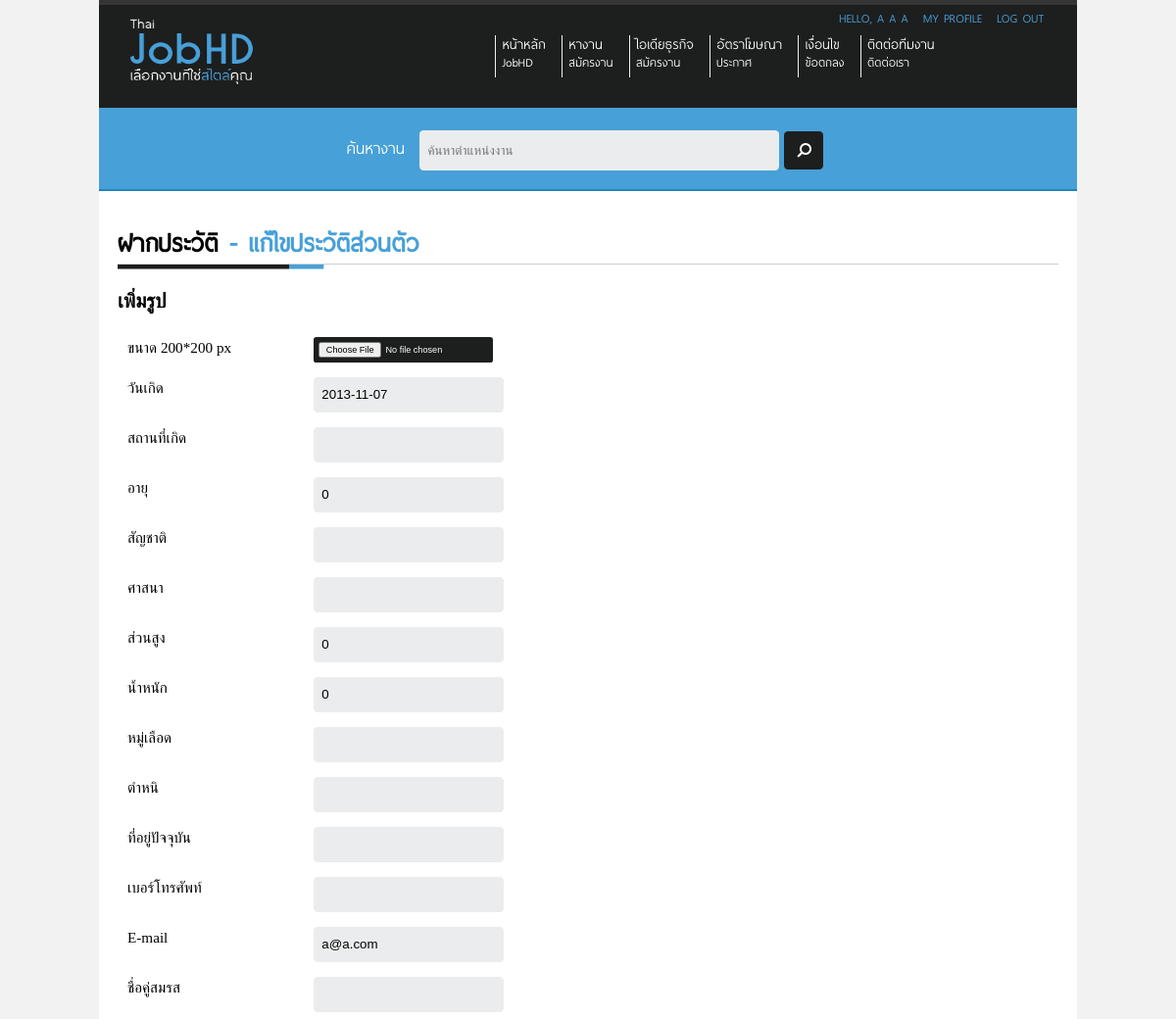
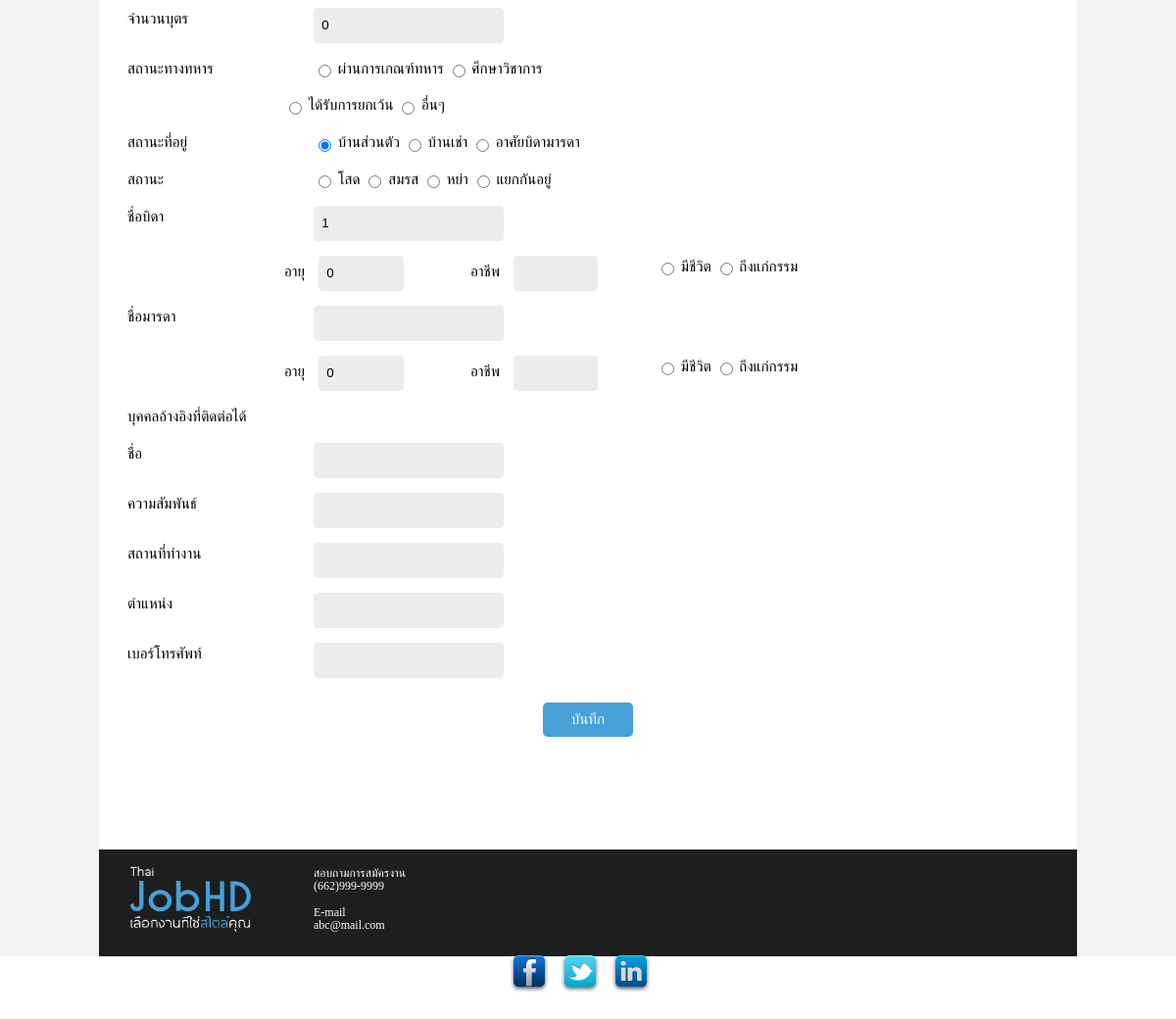
Screenshot of /Site/edit-profile.php (signed in) with the database file from the repository (2 pictures, top to bottom).
### tables this page shows
CREATE TABLE IF NOT EXISTS `buildthedot_thaijobhd_user_account` (
  `id` int(11) NOT NULL AUTO_INCREMENT,
  `email` varchar(200) NOT NULL,
  `password` varchar(250) NOT NULL,
  `firstname` varchar(200) NOT NULL,
  `midname` varchar(200) NOT NULL,
  `lastname` varchar(200) NOT NULL,
  `profile_picture` varchar(200) NOT NULL,
  `job_id` int(40) NOT NULL,
  `job_status` varchar(100) NOT NULL,
  `admin_status` int(1) NOT NULL,
  `birthdate` date NOT NULL,
  `place_of_birth` varchar(200) NOT NULL,
  `age` int(10) NOT NULL,
  `nationality` varchar(100) NOT NULL,
  `religion` varchar(100) NOT NULL,
  `height` int(10) NOT NULL,
  `weight` int(10) NOT NULL,
  `blood` varchar(10) NOT NULL,
  `lesion` varchar(100) NOT NULL,
  `current_address` varchar(250) NOT NULL,
  `phone_number` varchar(100) NOT NULL,
  `relationship_status` varchar(100) NOT NULL,
  `pouse_name` varchar(100) NOT NULL,
  `number_of_children` int(10) NOT NULL,
  `military_status` varchar(100) NOT NULL,
  `current_address_status` varchar(20) NOT NULL,
  `father_name` varchar(100) NOT NULL,
  `father_age` int(10) NOT NULL,
  `father_career` varchar(100) NOT NULL,
  `father_live_status` varchar(10) NOT NULL,
  `mother_name` varchar(100) NOT NULL,
  `mother_age` int(10) NOT NULL,
  `mother_career` varchar(100) NOT NULL,
  `mother_live_status` varchar(10) NOT NULL,
  PRIMARY KEY (`id`),
  UNIQUE KEY `email` (`email`)
);

### Site/edit-profile.php (the view, shortened to what this page needs)
<?php
$rootpath = "./";
include ($rootpath . "include/header.php");
include ($rootpath . "include/top-menu.php");
include ($rootpath . "include/search-bar.php");
if($_SESSION["userid"] == "" || (!(isset($_SESSION["userid"])))) {
	header("location: ".$rootpath."login.php");
}
else{
	$sql_user="
		SELECT *
		FROM  `buildthedot_thaijobhd_user_account`
		WHERE `id` = '".$_SESSION["userid"]."' ;
	";
	$result_user = @mysql_query($sql_user);
	if($rs_user = @mysql_fetch_array($result_user)){
?>
		<div id="wrapper">
			<div id="content" class="container_12">
				<div id="content-profile">
					<div id="head-title">
						<h1>ฝากประวัติ <span class="text-blue">-  แก้ไขประวัติส่วนตัว</span></h1>
					</div>
					<form id="edit_profile_form" name="edit_profile_form" action="<?php echo $rootpath; ?>include/module/edit-profile-process.php" method="POST" enctype="multipart/form-data">
						<h2 class="grid_">เพิ่มรูป </h2>
						<br class="clear"/>
						<p class="grid_2">
							ขนาด 200*200 px
						</p>
						<p class="grid_8">
							<input class="button black round" type="file" name="profile_picture" />
						</p>
						<br class="clear"/>
						<p class="grid_2">
							วันเกิด
						</p>
						<p class="grid_8">
							<input type="text" id="birthdate" name ="birthdate" class="round" value="<?php echo $rs_user["birthdate"]; ?>" />
						</p>
						<br class="clear"/>
						<p class="grid_2">
							สถานที่เกิด
						</p>
						<p class="grid_8">
							<input type="text" id="place_of_birth" name ="place_of_birth" class="round" value="<?php echo $rs_user["place_of_birth"]; ?>" />
						</p>
						<br class="clear"/>
						<p class="grid_2">
							อายุ
						</p>
						<p class="grid_8">
							<input type="text" id="age" name ="age" class="round" value="<?php echo $rs_user["age"]; ?>" onkeypress='validate_number(event)' />
						</p>
						<br class="clear"/>
						<p class="grid_2">
							สัญชาติ
						</p>
						<p class="grid_8">
							<input type="text" id="nationality" name ="nationality" class="round" value="<?php echo $rs_user["nationality"]; ?>" />
						</p>
						<br class="clear"/>
						<p class="grid_2">
							ศาสนา
						</p>
						<p class="grid_8">
							<input type="text" id="religion" name ="religion" class="round" value="<?php echo $rs_user["religion"]; ?>" />
						</p>
						<br class="clear"/>
						<p class="grid_2">
							ส่วนสูง
						</p>
						<p class="grid_8">
							<input type="text" id="height" name ="height" class="round" value="<?php echo $rs_user["height"]; ?>" onkeypress='validate_number(event)' />
						</p>
						<br class="clear"/>
						<p class="grid_2">
							น้ำหนัก
						</p>
						<p class="grid_8">
							<input type="text" id="weight" name ="weight" class="round" value="<?php echo $rs_user["weight"]; ?>" onkeypress='validate_number(event)' />
						</p>
						<br class="clear"/>
						<p class="grid_2">
							หมู่เลือด
						</p>
						<p class="grid_8">
							<input type="text" id="blood" name ="blood" class="round" value="<?php echo $rs_user["blood"]; ?>" />
						</p>
						<br class="clear"/>
						<p class="grid_2">
							ตำหนิ
						</p>
						<p class="grid_8">
							<input type="text" id="lesion" name ="lesion" class="round" value="<?php echo $rs_user["lesion"]; ?>" />
						</p>
						<br class="clear"/>
						<p class="grid_2">
							ที่อยู่ปัจจุบัน
						</p>
						<p class="grid_8">
							<input type="text" id="current_address" name ="current_address" class="round" value="<?php echo $rs_user["current_address"]; ?>" />
						</p>
						<br class="clear"/>
						<p class="grid_2">
							เบอร์โทรศัพท์
						</p>
						<p class="grid_8">
							<input type="text" id="phone_number" name ="phone_number" class="round" value="<?php echo $rs_user["phone_number"]; ?>" onkeypress="validate_phone_number(event); " />
						</p>
						<br class="clear"/>
						<p class="grid_2">
							E-mail
						</p>
						<p class="grid_8">
							<input type="text" id="email" name ="email" class="round" value="<?php echo $rs_user["email"]; ?>" disable="disable" />
						</p>
						<br class="clear"/>
						<p class="grid_2">
							ชื่อคู่สมรส
						</p>
						<p class="grid_8">
							<input type="text" id="pouse_name" name ="pouse_name" class="round" value="<?php echo $rs_user["pouse_name"]; ?>" />
						</p>
						<br class="clear"/>
						<p class="grid_2">
							จำนวนบุตร
						</p>
						<p class="grid_8">
							<input type="text" id="number_of_children" name ="number_of_children" class="round" onkeypress="validate_number(event);" value="<?php echo $rs_user["number_of_children"]; ?>" />
						</p>
						<br class="clear"/>
						<p class="grid_2">
							สถานะทางทหาร
						</p>
						<p class="grid_4 ">
							<label for="military_status1" class="alt-label">
								<input type="radio" id="military_status1" name="military_status" value="pass_commandeering_soldier" <?php
									if($rs_user["military_status"]=="pass_commandeering_soldier"){
										?>checked="checked"<?php
									}
								?> />
								ผ่านการเกณฑ์ทหาร
							</label>
							<label for="military_status2" class="alt-label">
								<input type="radio" id="military_status2" name="military_status" value="study_education" <?php
									if($rs_user["military_status"]=="study_education"){
										?>checked="checked"<?php
									}
								?> />
								ศึกษาวิชาการ
							</label>
						</p>
						<br class="clear"/>
						<p class="grid_4 prefix_2">
							<label for="military_status3" class="alt-label">
								<input type="radio" id="military_status3" name="military_status" value="exempt" <?php
									if($rs_user["military_status"]=="exempt"){
										?>checked="checked"<?php
									}
								?> />
								ได้รับการยกเว้น
							</label>
							<label for="military_status4" class="alt-label">
								<input type="radio" id="military_status4" name="military_status" value="other" <?php
									if($rs_user["military_status"]=="other"){
										?>checked="checked"<?php
									}
								?> />
								อื่นๆ
							</label>
						</p>
						<br class="clear"/>
						<p class="grid_2">
							สถานะที่อยู่
						</p>
						<p class="grid_8">
							<label for="current_address_status1" class="alt-label">
								<input type="radio" id="current_address_status1" name="current_address_status" checked="checked" value="home" <?php
									if($rs_user["current_address_status"]=="home"){
										?>checked="checked"<?php
									}
								?> />
								บ้านส่วนตัว </label>
							<label for="current_address_status2" class="alt-label">
								<input type="radio" id="current_address_status2" name="current_address_status" value="rent" <?php
									if($rs_user["current_address_status"]=="rent"){
										?>checked="checked"<?php
									}
								?> />
								บ้านเช่า </label>
							<label for="current_address_status3" class="alt-label">
								<input type="radio" id="current_address_status3" name="current_address_status" value="live_with_parent" <?php
									if($rs_user["current_address_status"]=="live_with_parent"){
										?>checked="checked"<?php
									}
								?> />
								อาศัยบิดามารดา </label>
						</p>
						<br class="clear"/>
						<p class="grid_2">
							สถานะ
						</p>
						<p class="grid_8">
							<label for="relationship_status1" class="alt-label">
								<input type="radio" id="relationship_status1" name="relationship_status" value="single" <?php
									if($rs_user["relationship_status"]=="single"){
										?>checked="checked"<?php
									}
								?> />
								โสด </label>
							<label for="relationship_status2" class="alt-label">
								<input type="radio" id="relationship_status2" name="relationship_status" value="marry" <?php
									if($rs_user["relationship_status"]=="marry"){
										?>checked="checked"<?php
									}
								?> />
								สมรส </label>
							<label for="relationship_status3" class="alt-label">
								<input type="radio" id="relationship_status3" name="relationship_status" value="divorce" <?php
									if($rs_user["relationship_status"]=="divorce"){
										?>checked="checked"<?php
									}
								?> />
								หย่า </label>
							<label for="relationship_status4" class="alt-label">
								<input type="radio" id="relationship_status4" name="relationship_status" value="separation" <?php
									if($rs_user["relationship_status"]=="separation"){
										?>checked="checked"<?php
									}
								?> />
								แยกกันอยู่ </label>
						</p>
						<br class="clear"/>
						<p class="grid_2">
							ชื่อบิดา
						</p>
						<p class="grid_2">
							<input type="text" id="father_name" name ="father_name" class="round" value="<?php echo $rs_user["father_name"]; ?>" />
						</p>
						<br class="clear"/>
						<p class="grid_2 prefix_2">
							อายุ
							<input type="text" id="father_age" name ="father_age" class="round input-small" onkeypress="validate_number(event);" value="<?php echo $rs_user["father_age"]; ?>" />
						</p>
						<p class="grid_2">
							อาชีพ
							<input type="text" id="father_career" name ="father_career" class="round input-small" value="<?php echo $rs_user["father_career"]; ?>" />
						</p>
						<p class="grid_4">
							<label for="father_live_status1" class="alt-label">
								<input type="radio" id="father_live_status1" name="father_live_status" value="live" <?php
									if($rs_user["father_live_status"]=="live"){
										?>checked="checked"<?php
									}
								?> />
								มีชีวิต </label>
							<label for="father_live_status2" class="alt-label">
								<input type="radio" id="father_live_status2" name="father_live_status" value="died" <?php
									if($rs_user["father_live_status"]=="died"){
										?>checked="checked"<?php
									}
								?> />
								ถึงแก่กรรม </label>
						</p>
						<br class="clear"/>
						<p class="grid_2">
							ชื่อมารดา
						</p>
						<p class="grid_2">
							<input type="text" id="mother_name" name ="mother_name" class="round" value="<?php echo $rs_user["mother_name"]; ?>" />
						</p>
						<br class="clear"/>
						<p class="grid_2 prefix_2">
							อายุ
							<input type="text" id="mother_age" name ="mother_age" class="round input-small" onkeypress="validate_number(event);" value="<?php echo $rs_user["mother_age"]; ?>" />
						</p>
						<p class="grid_2">
							อาชีพ
							<input type="text" id="mother_career" name ="mother_career" class="round input-small" value="<?php echo $rs_user["mother_career"]; ?>" />
						</p>
						<p class="grid_4">
							<label for="mother_live_status1" class="alt-label">
								<input type="radio" id="mother_live_status1" name="mother_live_status" value="live" <?php
									if($rs_user["mother_live_status"]=="live"){
										?>checked="checked"<?php
									}
								?> />
								มีชีวิต </label>
							<label for="mother_live_status2" class="alt-label">
								<input type="radio" id="mother_live_status2" name="mother_live_status" value="died" <?php
									if($rs_user["mother_live_status"]=="died"){
										?>checked="checked"<?php
									}
								?> />
								ถึงแก่กรรม </label>
						</p>
						<br class="clear"/>
<?php
						$rs_user_ref="
							SELECT *
							FROM  `buildthedot_thaijobhd_user_account_reference_contacts`
							WHERE `user_account_id` = '".$_SESSION["userid"]."' ;
						";
						$result_user_ref = @mysql_query($rs_user_ref);
						$rs_user_ref = @mysql_fetch_array($result_user_ref)
?>
						<p class="grid_4">
							บุคคลอ้างอิงที่ติดต่อได้
						</p>
						<br class="clear"/>
						<p class="grid_2">
							ชื่อ
						</p>
						<p class="grid_2">
							<input type="text" id="ref_name" name ="ref_name" class="round" value="<?php echo $$rs_user_ref["name"]; ?>" />
						</p>
						<br class="clear"/>
						<p class="grid_2">
							ความสัมพันธ์
						</p>
						<p class="grid_2">
							<input type="text" id="ref_relationship" name ="ref_relationship" class="round" value="<?php echo $$rs_user_ref["relationship"]; ?>" />
						</p>
						<br class="clear"/>
						<p class="grid_2">
							สถานที่ทำงาน
						</p>
						<p class="grid_2">
							<input type="text" id="ref_workplace" name ="ref_workplace" class="round" value="<?php echo $$rs_user_ref["workplace"]; ?>" />
						</p>
						<br class="clear"/>
						<p class="grid_2">
							ตำแหน่ง
						</p>
						<p class="grid_2">
							<input type="text" id="ref_position" name ="ref_position" class="round" value="<?php echo $$rs_user_ref["position"]; ?>" />
						</p>
						<br class="clear"/>
						<p class="grid_2">
							เบอร์โทรศัพท์
						</p>
						<p class="grid_2">
							<input type="text" id="ref_phone_number" name ="ref_phone_number" class="round" value="<?php echo $$rs_user_ref["phone_number"]; ?>" />
						</p>
						<br class="clear"/>
						<p class="grid_12 center">
							<a href="#" onclick="document.getElementById('edit_profile_form').submit(); " class="save-button blue round">บันทึก</a>
						</p>
					</form>
				</div>
			</div>
<?php
			include ("include/footer.php");
		}
}
?>

### Site/include/top-menu.php (shortened to what this page needs)
<div id="wrapper">
	<div id="header" class="container_12">
		<div class="right"  class="grid_12">
			<ul id="my-profile">
<?php
				if(!isset($_SESSION['userid']) || empty($_SESSION['userid']) || $_SESSION['userid'] == ""){
?>
					<li>
						<a href="login.php" class="text-blue">Sign in</a>
					</li>
					<li>
						<a href="register.php" class="text-grey">Register</a>
					</li>
<?php
				}
				else{
?>
					<li class="text-blue">
<?php
						$sql_user = "
							SELECT *
							FROM  `buildthedot_thaijobhd_user_account`
							WHERE `id` = '".$_SESSION["userid"]."' ;
						";
						$result_user = @mysql_query($sql_user);
						if($result_user)
						{
							if($rs_user = @mysql_fetch_array($result_user)){
								echo "Hello, ".$rs_user["firstname"]." ".$rs_user["midname"]." ".$rs_user["lastname"];
							}
						}
						else {
							echo "Error";
						}
?>
					</li>
					<li>
						<a href="view-profile.php" class="text-blue">
							My Profile
						</a>
					</li>
					<li>
						<a href="include/module/logout_process.php" class="text-blue" id="logout">
							Log out
						</a>
					</li>
<?php
				}
?>
			</ul>
		</div>
		<div id="login-intro" class="grid_3">
			<a href="<?php echo $rootpath; ?>"><img src="images/logo.png" alt="ThaiJobHD" width="130" height="71"></a>
		</div>
		<div id="top-nav" class="grid_8 prefix_1">
			<ul>
				<li>
					<a href="index.php">หน้าหลัก
					<br/>
					<span id="sub-memu">JobHD</span></a>
				</li>
				<li>
					<a href="find-job.php">หางาน
					<br/>
					<span id="sub-memu">สมัครงาน</span></a>
				</li>
				<li>
					<a href="business-idea.php">ไอเดียธุรกิจ
					<br/>
					<span id="sub-memu">สมัครงาน</span></a>
				</li>
				<li>
					<a href="advertisement-rate.php">อัตราโฆษณา
					<br/>
					<span id="sub-memu">ประกาศ</span></a>
				</li>
				<li>
					<a href="condition.php">เงื่อนไข
					<br/>
					<span id="sub-memu">ข้อตกลง</span></a>
				</li>
				<li>
					<a href="contact-us.php">ติดต่อทีมงาน
					<br/>
					<span id="sub-memu">ติดต่อเรา</span></a>
				</li>
			</ul>
		</div>
	</div>

### rows the page displays
buildthedot_thaijobhd_user_account: firstname "A", midname "A", lastname "A", birthdate "2013-11-07", age "0", height "0", weight "0", email "a@a.com", number_of_children "0", military_status "☐ ผ่านการเกณฑ์ทหาร", military_status "☐ ศึกษาวิชาการ", military_status "☐ ได้รับการยกเว้น", military_status "☐ อื่นๆ", current_address_status "☑ บ้านส่วนตัว", current_address_status "☐ บ้านเช่า", current_address_status "☐ อาศัยบิดามารดา", relationship_status "☐ โสด", relationship_status "☐ สมรส", relationship_status "☐ หย่า", relationship_status "☐ แยกกันอยู่", father_name "1", father_age "0", father_live_status "☐ มีชีวิต", father_live_status "☐ ถึงแก่กรรม", mother_age "0", mother_live_status "☐ มีชีวิต", mother_live_status "☐ ถึงแก่กรรม"
